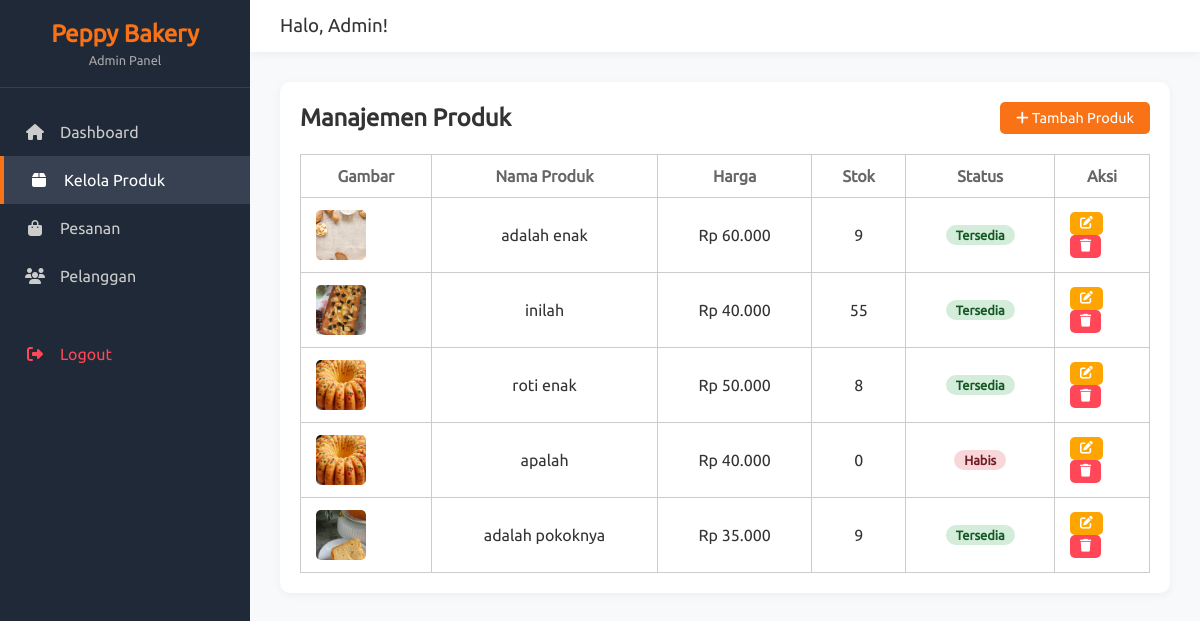
/admin/products_admin.php (signed in), run on the app's committed database.
### tables this page shows
CREATE TABLE `products` (
  `id_produk` int(11) NOT NULL,
  `nama_produk` varchar(150) NOT NULL,
  `deskripsi` text DEFAULT NULL,
  `harga` decimal(10,2) NOT NULL,
  `stok` int(11) NOT NULL DEFAULT 0,
  `foto` varchar(255) DEFAULT NULL,
  `berat` varchar(50) DEFAULT NULL,
  `ketahanan` varchar(100) DEFAULT NULL
);

### admin/products_admin.php (the view, shortened to what this page needs)
<?php
include 'layouts/admin_header.php';
$pdo = getDB();
$limit = 10;
$page = isset($_GET['page']) ? max(1, (int)$_GET['page']) : 1;
$offset = ($page - 1) * $limit;
$products_stmt = $pdo->prepare('SELECT * FROM products ORDER BY id_produk DESC LIMIT :limit OFFSET :offset');
$products_stmt->bindValue(':limit', $limit, PDO::PARAM_INT);
$products_stmt->bindValue(':offset', $offset, PDO::PARAM_INT);
$products_stmt->execute();
$products = $products_stmt->fetchAll();
?>
<div class="table-container">
    <div class="table-header">
        <h2>Manajemen Produk</h2>
        <button class="btn-primary" onclick="openModal('modal-create')">
            <i class="fas fa-plus"></i> Tambah Produk
        </button>
    </div>
    <table>
        <thead>
            <tr>
                <th>Gambar</th>
                <th>Nama Produk</th>
                <th>Harga</th>
                <th>Stok</th>
                <th>Status</th>
                <th>Aksi</th>
            </tr>
        </thead>
        <tbody>
            <?php foreach ($products as $p): ?>
            <?php
                if ($p['stok'] == 0)  $status_class = 'status-pill--unavailable';
                elseif ($p['stok'] <= 5) $status_class = 'status-pill--low-stock';
                else $status_class = 'status-pill--available';
                if ($p['stok'] == 0)  $status_label = 'Habis';
                elseif ($p['stok'] <= 5) $status_label = 'Stok Menipis';
                else $status_label = 'Tersedia';
            ?>
            <tr>
                <td>
                    <img src="<?= htmlspecialchars($p['foto'] ?: '/peppy_bakery/assets/img/no-image.png') ?>"
                        class="table-thumb" alt="<?= htmlspecialchars($p['nama_produk']) ?>">
                </td>
                <td>
                    <?= htmlspecialchars($p['nama_produk']) ?>
                </td>
                <td>Rp <?= number_format($p['harga'], 0, ',', '.') ?></td>
                <td><?= $p['stok'] ?></td>
                <td><span class="status-pill <?= $status_class ?>"><?= $status_label ?></span></td>
                <td>
                    <button class="btn-primary btn-sm btn-warning"
                        onclick='openEditModal(<?= json_encode($p) ?>)'>
                        <i class="fas fa-edit"></i>
                    </button>
                    <form method="POST" style="display:inline;"
                        onsubmit="return confirm('Hapus produk ini?')">
                        <button type="submit" class="btn-primary btn-sm btn-danger">
                            <i class="fas fa-trash"></i>
                        </button>
                    </form>
                </td>
            </tr>
            <?php endforeach; ?>
        </tbody>
    </table>
</div>
<?php include 'layouts/admin_footer.php'; ?>

### assets/css/admin.css (style rules this page uses)
:root { --admin-bg: #f8f9fa; --admin-sidebar: #1F2937; --admin-sidebar-hover: #374151; --admin-primary: #F97316; --admin-text: #333; --admin-white: #fff; }
* { margin: 0; padding: 0; box-sizing: border-box; font-family: "Ubuntu", sans-serif; }
body { background-color: var(--admin-bg); color: var(--admin-text); display: flex; min-height: 100vh; }
.table-container { background: var(--admin-white); border-radius: 10px; padding: 20px; box-shadow: 0 2px 10px rgba(0, 0, 0, 0.05); }
.table-header { display: flex; justify-content: space-between; align-items: center; margin-bottom: 20px; }
table { width: 100%; border-collapse: collapse; }
th, td { padding: 12px 15px; text-align: left; border-bottom: 1px solid #eee; }
th { color: #666; font-weight: 600; }
.btn-primary { background: var(--admin-primary); color: white; padding: 8px 16px; border: none; border-radius: 5px; cursor: pointer; text-decoration: none; font-size: 0.9rem; }
.btn-sm { padding: 5px 10px; font-size: 0.8rem; }
.btn-sm { display: flex; align-items: center; justify-content: center; gap: 5px; }
thead tr th { text-align: center; }
tbody tr td { text-align: center; }
tr th { border: 1px solid #ccc; }
td { border: 1px solid #ccc; }
.btn-danger { background: #ff4757; color: white; }
.btn-warning { background: #ffa502; color: white; }
.status-pill { display: inline-block; padding: 3px 10px; border-radius: 12px; font-size: 0.8rem; font-weight: 600; }
.status-pill--available { background: #d4edda; color: #155724; }
.table-thumb { width: 50px; height: 50px; object-fit: cover; border-radius: 5px; display: block; }
.status-pill--unavailable { background: #f8d7da; color: #721c24; }

### data on the page
products: foto (picture), nama_produk "adalah enak", harga "60.000", stok "9", stok "Tersedia"
products: foto (picture), nama_produk "inilah", harga "40.000", stok "55", stok "Tersedia"
products: foto (picture), nama_produk "roti enak", harga "50.000", stok "8", stok "Tersedia"
products: foto (picture), nama_produk "apalah", harga "40.000", stok "0", stok "Habis"
products: foto (picture), nama_produk "adalah pokoknya", harga "35.000", stok "9", stok "Tersedia"
